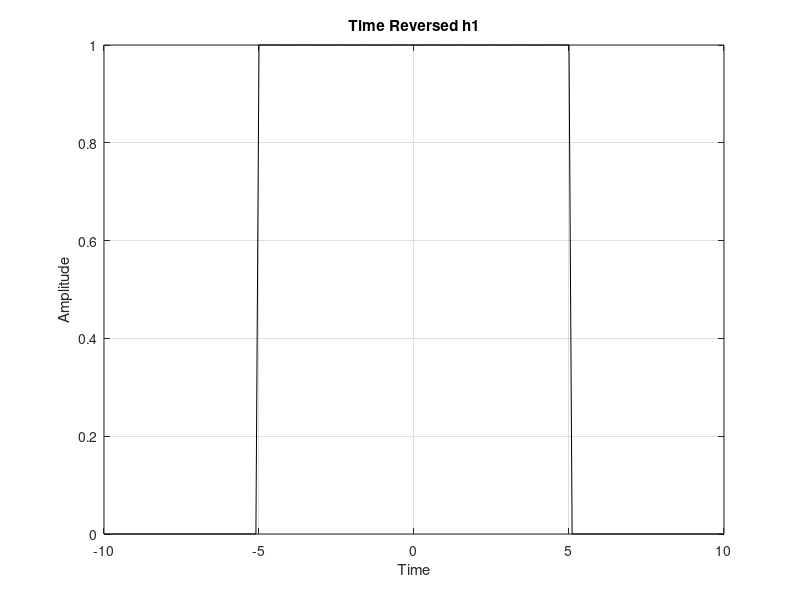

The MATLAB source for this figure:
t = -10:0.1:10;
h1 = [zeros(1,50), ones(1,101), zeros(1,50)]; % Adjusted to match length of t
h2 = tan(0.6 * pi * t);
t_reversed = -fliplr(t);
h1_reversed = fliplr(h1);
plot(t_reversed, h1_reversed, 'k'); 
title('Time Reversed h1'); 
xlabel('Time'); 
ylabel('Amplitude');
grid on;
